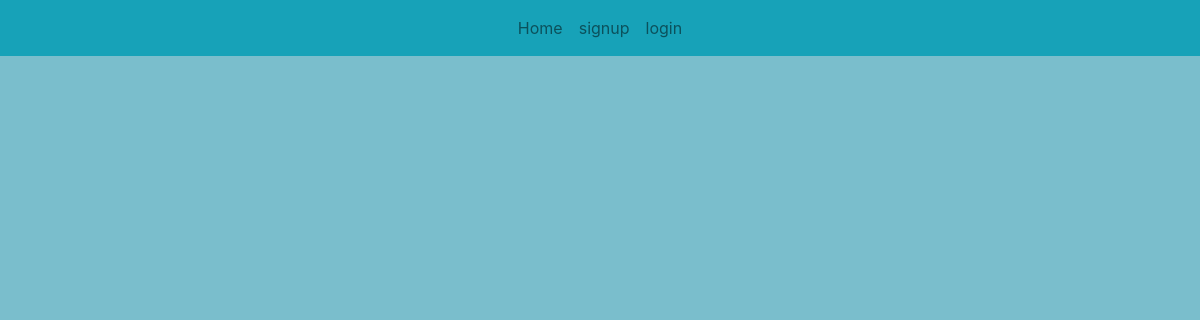
The page /session-time on the database as committed earlier.
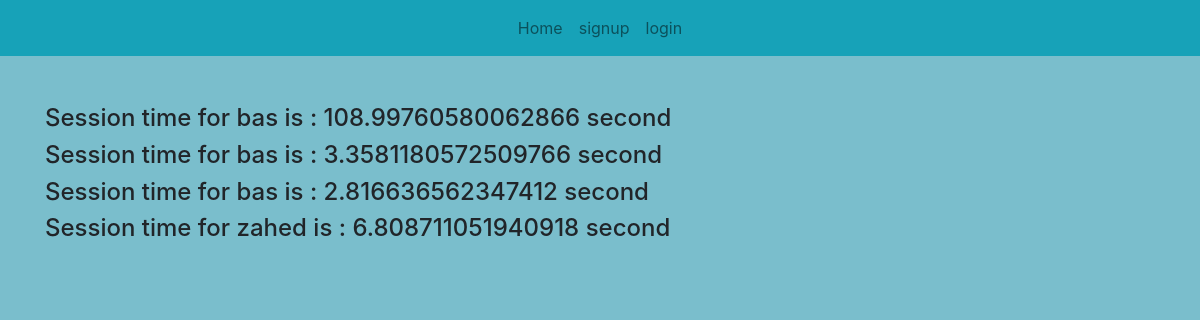
The same page on the database as committed later.
### userapp/models.py (models this page shows)
class Session_time(models.Model):
    user = models.ForeignKey(User, on_delete=models.CASCADE)
    login_time = models.CharField(max_length=50)
    logout_time = models.CharField(max_length=50, null=True)
    ses_time = models.CharField(max_length=50, null=True)

### userapp/views.py (the view)
# urls.py: path('session-time', views.sessionTime, name='session_time'),
def sessionTime(request):
    session_ins = Session_time.objects.all()
    print(session_ins)
    context = {'session_ins': session_ins}
    return render(request, "session_time.html", context)

### templates/session_time.html (shortened to what this page needs)
<!DOCTYPE html>
<html>
<head>
    <link rel="stylesheet" href="https://stackpath.bootstrapcdn.com/bootstrap/4.1.3/css/bootstrap.min.css"
>
    <link rel="stylesheet" href="https://use.fontawesome.com/releases/v5.6.1/css/all.css"
>
</head>
<body>
<nav class="navbar navbar-expand-lg navbar-light bg-info">
    <div class="collapse navbar-collapse" id="navbarNavAltMarkup">
        <div class="navbar-nav mx-auto">
            <a class="nav-item nav-link" href="#">Home <span class="sr-only">(current)</span></a>
            <a class="nav-item nav-link" href="{% url 'userapp:signup' %}">signup</a>
            <a class="nav-item nav-link" href="{% url 'userapp:login' %}">login</a>
        </div>
    </div>
</nav>
<div class="container py-5">
    <div class="row">
        <div class="col-12">
            {% for ses in session_ins %}
                <h4>Session time for {{ ses.user }} is : {{ ses.ses_time }} second</h4>
            {% endfor %}
        </div>
    </div>
</div>
</body>
</html>

### templates/session_time.html (style rules this page uses)
body, html { margin: 0; padding: 0; height: 100%; background: #7abecc !important; }

Rows that differ between the two databases and show on the page:
added Session_time: user "bas", ses_time "108.99760580062866"
added Session_time: user "bas", ses_time "3.3581180572509766"
added Session_time: user "bas", ses_time "2.816636562347412"
added Session_time: user "zahed", ses_time "6.808711051940918"
